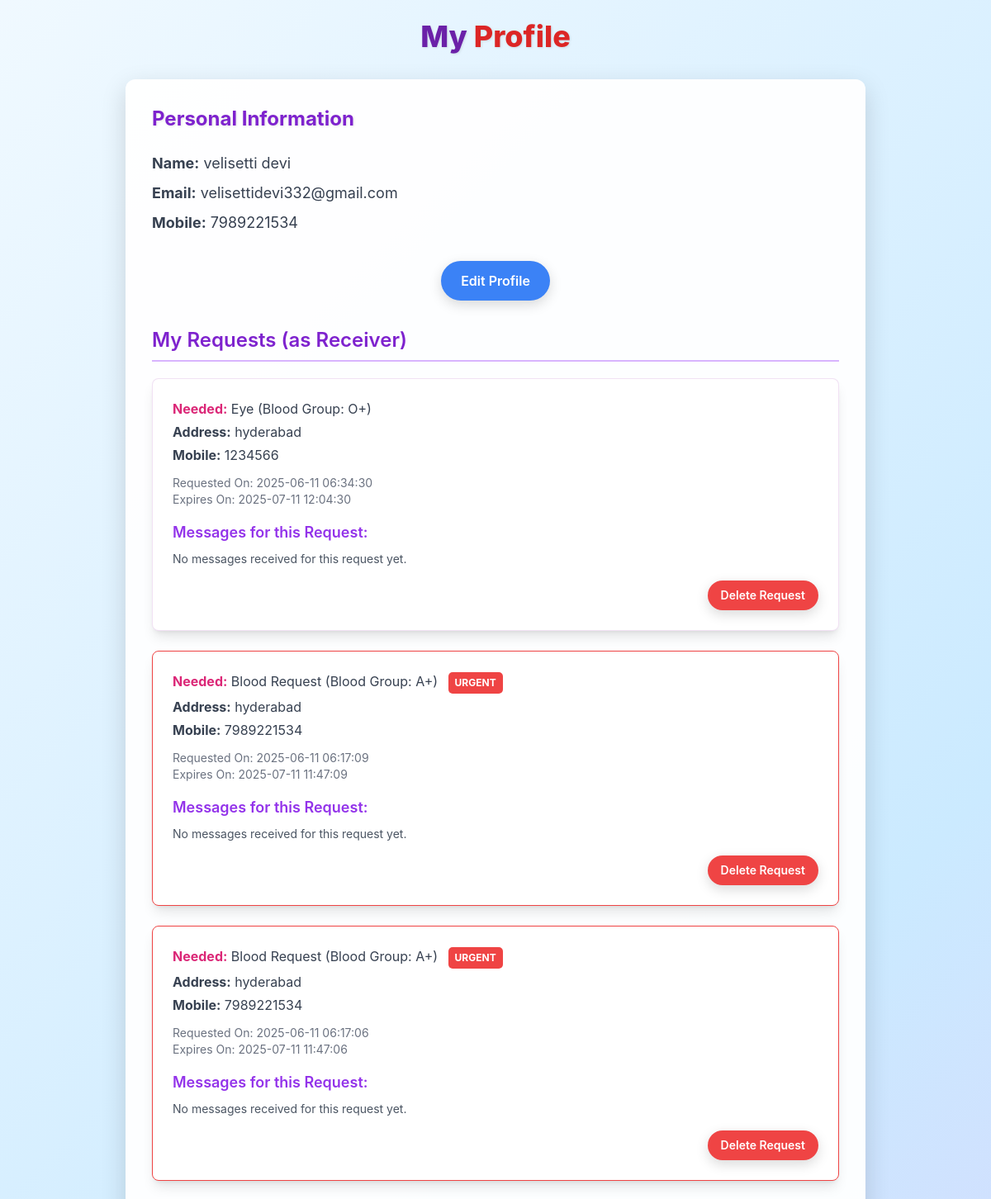
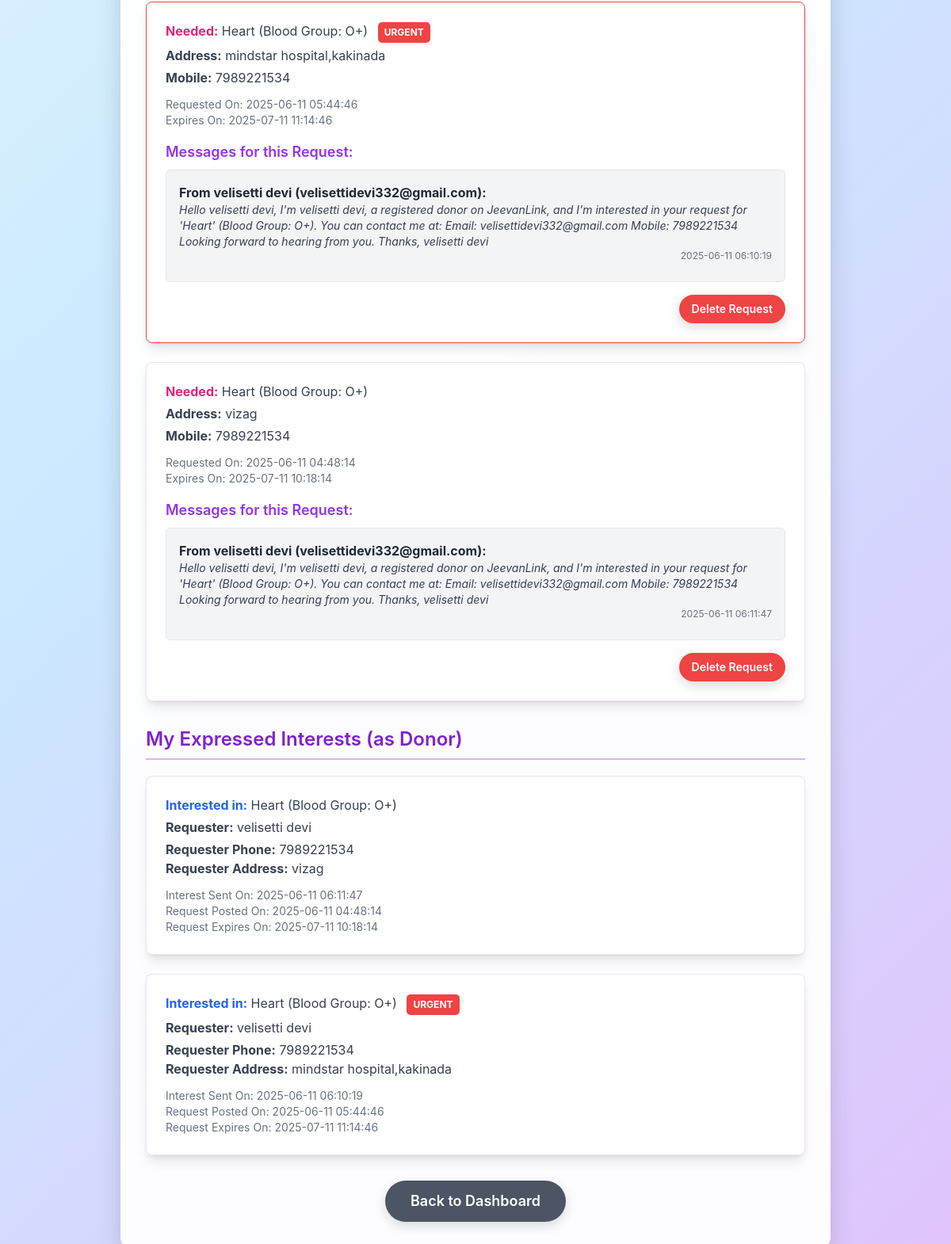
Screenshot of /profile (signed in) with the database file from the repository (2 pictures, top to bottom).
### tables this page shows
CREATE TABLE users (
        id INTEGER PRIMARY KEY AUTOINCREMENT,
        name TEXT NOT NULL,
        email TEXT NOT NULL UNIQUE,
        password TEXT NOT NULL,
        phone TEXT NOT NULL DEFAULT 'N/A' -- Phone is now NOT NULL from the start
    );

CREATE TABLE requests (
        id INTEGER PRIMARY KEY AUTOINCREMENT,
        requester_user_id INTEGER NOT NULL,
        blood_group TEXT NOT NULL,
        organ TEXT NOT NULL,
        organ_other TEXT,
        requester_address TEXT NOT NULL,
        requester_phone TEXT NOT NULL,
        urgent INTEGER DEFAULT 0,
        requested_at TIMESTAMP DEFAULT CURRENT_TIMESTAMP,
        expiry_date TEXT NOT NULL DEFAULT (STRFTIME('%Y-%m-%d %H:%M:%S', DATE('now', '+30 days'))), -- NOT NULL with default
        FOREIGN KEY (requester_user_id) REFERENCES users(id)
    );

CREATE TABLE messages (
        id INTEGER PRIMARY KEY AUTOINCREMENT,
        request_id INTEGER NOT NULL,
        sender_user_id INTEGER NOT NULL,
        message_content TEXT NOT NULL,
        timestamp DATETIME DEFAULT CURRENT_TIMESTAMP,
        FOREIGN KEY (request_id) REFERENCES requests(id),
        FOREIGN KEY (sender_user_id) REFERENCES users(id)
    );

### app.py (the view)
@app.route('/profile')
def profile():
    if 'user_id' not in session:
        flash("Please login to view your profile.", "error")
        return redirect(url_for('login'))
    current_user_id = session['user_id']
    user_info = get_user_info(current_user_id) # Fetch user's own details
    expressed_interests = []
    user_requests = [] # To store requests posted by this user
    conn = None
    try:
        conn = sqlite3.connect(DB_NAME)
        c = conn.cursor()
        c.execute("""
            SELECT
                r.id,
                u_req.name, -- Requester's name
                r.organ,
                r.organ_other,
                r.blood_group,
                r.requester_address,
                r.requester_phone,
                r.urgent,
                r.requested_at,
                r.expiry_date,
                m.timestamp AS interest_timestamp, -- When interest was sent
                u_sender.name AS donor_name, -- Sender's name (current user)
                u_sender.email AS donor_email,
                u_sender.phone AS donor_phone
            FROM messages m
            JOIN requests r ON m.request_id = r.id
            JOIN users u_req ON r.requester_user_id = u_req.id
            JOIN users u_sender ON m.sender_user_id = u_sender.id
            WHERE m.sender_user_id = ?
            ORDER BY m.timestamp DESC
        """, (current_user_id,))
        interests_data = c.fetchall()
        for interest in interests_data:
            is_expired = False
            if interest[9]: # expiry_date
                expiry_dt = datetime.strptime(interest[9], '%Y-%m-%d %H:%M:%S')
                if datetime.now() > expiry_dt:
                    is_expired = True
            expressed_interests.append({
                'request_id': interest[0],
                'requester_name': interest[1],
                'organ': interest[2],
                'organ_other': interest[3],
                'blood_group': interest[4],
                'requester_address': interest[5],
                'requester_phone': interest[6],
                'urgent': interest[7],
                'requested_at': interest[8],
                'expiry_date': interest[9],
                'is_expired': is_expired,
                'interest_timestamp': interest[10],
                'donor_name': interest[11],
                'donor_email': interest[12],
                'donor_phone': interest[13]
            })
        c.execute("""
            SELECT
                r.id,
                r.blood_group,
                r.organ,
                r.organ_other,
                r.requester_address,
                r.requester_phone,
                r.urgent,
                r.requested_at,
                r.expiry_date
            FROM requests r
            WHERE r.requester_user_id = ?
            ORDER BY r.requested_at DESC
        """, (current_user_id,))
        requests_data = c.fetchall()
        for req in requests_data:
            request_id = req[0]
            is_expired = False
            if req[8]:
                expiry_dt = datetime.strptime(req[8], '%Y-%m-%d %H:%M:%S')
                if datetime.now() > expiry_dt:
                    is_expired = True
            c.execute("""
                SELECT
                    m.message_content,
                    m.timestamp,
                    s.name, -- Sender's name (donor)
                    s.email, -- Sender's email (donor)
                    s.phone  -- Sender's phone (donor)
                FROM messages m
                JOIN users s ON m.sender_user_id = s.id
                WHERE m.request_id = ?
                ORDER BY m.timestamp DESC
            """, (request_id,))
            messages = c.fetchall()
            user_requests.append({
                'id': req[0],
                'blood_group': req[1],
                'organ': req[2],
                'organ_other': req[3],
                'requester_address': req[4],
                'requester_phone': req[5],
                'urgent': req[6],
                'requested_at': req[7],
                'expiry_date': req[8],
                'is_expired': is_expired,
                'messages': messages
            })
    except Exception as e:
        flash(f"Error loading your requests: {str(e)}", "error")
        print(f"Error in my_requests: {e}")
    finally:
        if conn:
            conn.close()
    return render_template('profile.html',
                           user_info=user_info,
                           expressed_interests=expressed_interests,
                           user_requests=user_requests)

### app.py (called while the page is built)
def get_user_info(user_id):
    conn = sqlite3.connect(DB_NAME)
    c = conn.cursor()
    c.execute("SELECT id, name, email, phone FROM users WHERE id = ?", (user_id,))
    user_info = c.fetchone()
    conn.close()
    if user_info:
        return {
            'id': user_info[0],
            'name': user_info[1],
            'email': user_info[2],
            'phone': user_info[3]
        }
    return None

### templates/profile.html (shortened to what this page needs)
<!DOCTYPE html>
<html lang="en">
<head>
    <script src="https://cdn.tailwindcss.com"></script>
</head>
<body class="min-h-screen flex flex-col items-center pt-6 px-4 pb-12">
    <h1 class="text-4xl font-extrabold text-purple-800 mb-8 text-header-shadow">My <span class="text-red-600">Profile</span></h1>
    <div class="bg-white bg-opacity-95 rounded-xl p-8 container-shadow max-w-4xl w-full mb-8">
        {% if user_info %}
            <h2 class="text-2xl font-bold text-purple-700 mb-6 text-header-shadow">Personal Information</h2>
            <p class="text-lg text-gray-700 mb-2"><strong>Name:</strong> {{ user_info.name }}</p>
            <p class="text-lg text-gray-700 mb-2"><strong>Email:</strong> {{ user_info.email }}</p>
            <p class="text-lg text-gray-700 mb-8"><strong>Mobile:</strong> {{ user_info.phone }}</p>
            <div class="mt-4 mb-8 text-center">
                <a href="{{ url_for('edit_profile') }}" class="inline-block bg-blue-500 hover:bg-blue-600 text-white px-6 py-3 rounded-full font-semibold button-transition">
                    Edit Profile
                </a>
            </div>
            <h3 class="text-2xl font-semibold text-purple-700 mb-5 border-b-2 border-purple-300 pb-2">My Requests (as Receiver)</h3>
            {% if user_requests %}
                <div class="space-y-6 mb-8">
                    {% for req in user_requests %}
                    <div class="bg-white p-6 rounded-lg shadow-lg card-animate {% if req.urgent == 1 %}border-l-6 border-red-500 bg-red-50{% endif %}">
                        <p class="text-md text-gray-700 mb-1">
                            <strong class="text-pink-600">Needed:</strong>
                            {% if req.organ == 'Other' and req.organ_other %}
                                {{ req.organ_other }} (Blood Group: {{ req.blood_group }})
                            {% else %}
                                {{ req.organ }} (Blood Group: {{ req.blood_group }})
                            {% endif %}
                            {% if req.urgent == 1 %}<span class="urgent-tag">URGENT</span>{% endif %}
                        </p>
                        <p class="text-md text-gray-700 mb-1"><strong>Address:</strong> {{ req.requester_address }}</p>
                        <p class="text-md text-gray-700"><strong>Mobile:</strong> {{ req.requester_phone }}</p>
                        <p class="text-sm text-gray-500 mt-3">Requested On: {{ req.requested_at }}</p>
                        <p class="text-sm text-gray-500">Expires On: {{ req.expiry_date if req.expiry_date else 'N/A' }}</p>
                        <h4 class="text-lg font-semibold text-purple-600 mt-4 mb-2">Messages for this Request:</h4>
                        {% if req.messages %}
                            <div class="space-y-3 bg-gray-100 p-4 rounded-md border border-gray-200">
                                {% for msg in req.messages %}
                                    <div class="border-b border-gray-200 pb-2 last:border-b-0">
                                        <p class="text-gray-800"><strong>From {{ msg[2] }} ({{ msg[3] }}):</strong></p>
                                        <p class="text-gray-700 text-sm italic">{{ msg[0] }}</p>
                                        <p class="text-xs text-gray-500 text-right">{{ msg[1] }}</p>
                                    </div>
                                {% endfor %}
                            </div>
                        {% else %}
                            <p class="text-gray-600 text-sm">No messages received for this request yet.</p>
                        {% endif %}
                        <form action="{{ url_for('delete_request') }}" method="POST" class="mt-4 text-right">
                            <button type="submit" class="bg-red-500 hover:bg-red-600 text-white px-4 py-2 rounded-full font-semibold button-transition text-sm">
                                Delete Request
                            </button>
                        </form>
                    </div>
                    {% endfor %}
                </div>
            {% else %}
                <p class="text-gray-600 text-center text-lg py-4">You have not posted any requests yet.</p>
            {% endif %}
            <h3 class="text-2xl font-semibold text-purple-700 mb-5 border-b-2 border-purple-300 pb-2">My Expressed Interests (as Donor)</h3>
            {% if expressed_interests %}
                <div class="space-y-6">
                    {% for interest in expressed_interests %}
                    <div class="bg-white p-6 rounded-lg shadow-lg card-animate {% if interest.is_expired %}opacity-60 grayscale{% endif %}">
                        <p class="text-md text-gray-700 mb-1">
                            <strong class="text-blue-600">Interested in:</strong>
                            {% if interest.organ == 'Other' and interest.organ_other %}
                                {{ interest.organ_other }} (Blood Group: {{ interest.blood_group }})
                            {% else %}
                                {{ interest.organ }} (Blood Group: {{ interest.blood_group }})
                            {% endif %}
                            {% if interest.urgent == 1 %}<span class="urgent-tag">URGENT</span>{% endif %}
                        </p>
                        <p class="text-md text-gray-700 mb-1"><strong>Requester:</strong> {{ interest.requester_name }}</p>
                        <p class="text-md text-gray-700"><strong>Requester Phone:</strong> {{ interest.requester_phone }}</p>
                        <p class="text-md text-gray-700"><strong>Requester Address:</strong> {{ interest.requester_address }}</p>
                        <p class="text-sm text-gray-500 mt-3">Interest Sent On: {{ interest.interest_timestamp }}</p>
                        <p class="text-sm text-gray-500">Request Posted On: {{ interest.requested_at }}</p>
                        <p class="text-sm text-gray-500">Request Expires On: {{ interest.expiry_date if interest.expiry_date else 'N/A' }}</p>
                    </div>
                    {% endfor %}
                </div>
            {% else %}
                <p class="text-gray-600 text-center text-lg py-4">You have not expressed interest in any requests yet.</p>
            {% endif %}
        {% else %}
            <p class="text-gray-600 text-center text-lg py-4">User information not found. Please log in.</p>
        {% endif %}
        <div class="mt-8 text-center">
            <a href="{{ url_for('donor_dashboard') }}" class="inline-block bg-gray-600 hover:bg-gray-700 text-white px-8 py-3 rounded-full font-semibold button-transition text-lg">
                Back to Dashboard
            </a>
        </div>
    </div>
</body>
</html>

### templates/profile.html (style rules this page uses)
body { font-family: 'Inter', sans-serif; background: linear-gradient(135deg, #f0f9ff 0%, #cbeaff 50%, #e0c3fc 100%); color: #333; }
.container-shadow { box-shadow: 0 10px 30px rgba(0, 0, 0, 0.15); transition: all 0.3s ease; }
.card-animate { background-color: rgba(255, 255, 255, 0.98); transition: transform 0.2s ease-in-out, box-shadow 0.2s ease-in-out; border: 1px solid rgba(186, 104, 200, 0.2); }
.button-transition { transition: all 0.3s ease-in-out; box-shadow: 0 5px 15px rgba(0, 0, 0, 0.15); }
.text-header-shadow { text-shadow: 1px 1px 3px rgba(0, 0, 0, 0.1); }
.urgent-tag { background-color: #ef4444; color: white; padding: 4px 8px; border-radius: 5px; font-size: 0.75rem; font-weight: bold; display: inline-block; margin-left: 0.5rem; animation: pulse-animation 1.5s infinite alternate; }

### rows the page displays
users: name "velisetti devi", email "velisettidevi332@gmail.com", phone "7989221534"
requests: organ "Eye", blood_group "O+", requester_address "hyderabad", requester_phone "1234566", requested_at "2025-06-11 06:34:30", expiry_date "2025-07-11 12:04:30", shows "No messages received for this request yet."
requests: organ "Blood Request", blood_group "A+", urgent "URGENT", requester_address "hyderabad", requester_phone "7989221534", requested_at "2025-06-11 06:17:09", expiry_date "2025-07-11 11:47:09", shows "No messages received for this request yet."
requests: organ "Blood Request", blood_group "A+", urgent "URGENT", requester_address "hyderabad", requester_phone "7989221534", requested_at "2025-06-11 06:17:06", expiry_date "2025-07-11 11:47:06", shows "No messages received for this request yet."
requests: organ "Heart", blood_group "O+", urgent "URGENT", requester_address "mindstar hospital,kakinada", requester_phone "7989221534", requested_at "2025-06-11 05:44:46", expiry_date "2025-07-11 11:14:46"
messages: name "velisetti devi", email "velisettidevi332@gmail.com", message_content "Hello velisetti devi, I'm velisetti devi, a registered donor on JeevanLink, and I'm interested in your request for 'Heart' (Blood Group: O+). You can contact me at: Email: velisettidevi332@gmail.com Mobile: 7989221534 Looking forward to hearing from you. Thanks, velisetti devi", timestamp "2025-06-11 06:10:19", organ "Heart", blood_group "O+", shows "URGENT", requester_name "velisetti devi", requester_phone "7989221534", requester_address "mindstar hospital,kakinada", interest_timestamp "2025-06-11 06:10:19", requested_at "2025-06-11 05:44:46", expiry_date "2025-07-11 11:14:46"
requests: organ "Heart", blood_group "O+", requester_address "vizag", requester_phone "7989221534", requested_at "2025-06-11 04:48:14", expiry_date "2025-07-11 10:18:14"
messages: name "velisetti devi", email "velisettidevi332@gmail.com", message_content "Hello velisetti devi, I'm velisetti devi, a registered donor on JeevanLink, and I'm interested in your request for 'Heart' (Blood Group: O+). You can contact me at: Email: velisettidevi332@gmail.com Mobile: 7989221534 Looking forward to hearing from you. Thanks, velisetti devi", timestamp "2025-06-11 06:11:47", organ "Heart", blood_group "O+", requester_name "velisetti devi", requester_phone "7989221534", requester_address "vizag", interest_timestamp "2025-06-11 06:11:47", requested_at "2025-06-11 04:48:14", expiry_date "2025-07-11 10:18:14"
